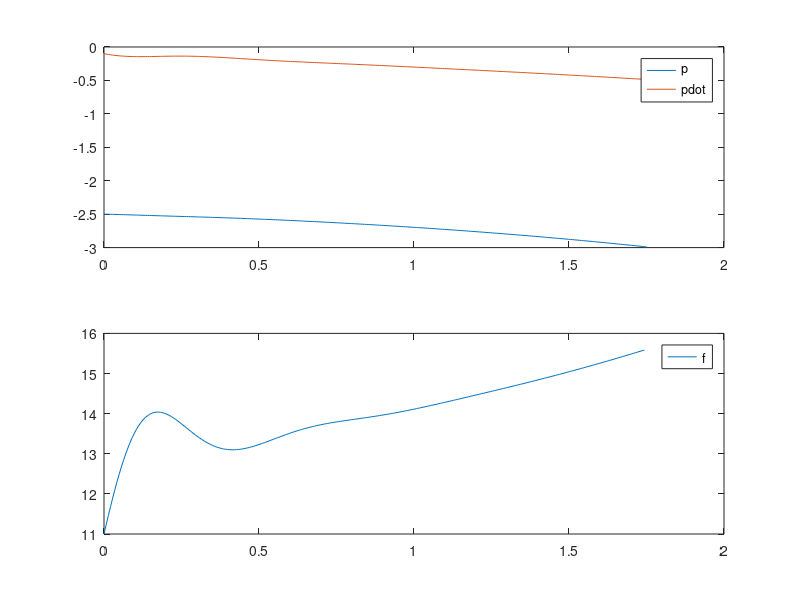

MATLAB code to generate this figure:
function startercode053820
[T,X,U,XFORDISPLAY] = RunSimulation;
PlotResults(T,X,U);
p = mat2str(XFORDISPLAY(1),8)
pdot = mat2str(XFORDISPLAY(2),8)
end

function [actuators,data] = initControlSystem(sensors,references,parameters,data)
%%%%%%%%%%%%%%%%%%
% MODIFY
% 3*pDD-pD-5*p+1==f
data.A = [0, 1; 5/3, 1/3];
data.B = [0; 1/3];
data.C = [1, 0];
data.xhat = [0; 0];
data.u = 0;

pcon = [-2, -1];
pobs = [-6, -3];

data.K = acker(data.A, data.B, pcon);
data.L = acker(data.A', data.C', pobs)';
data.K
data.L
%
%%%%%%%%%%%%%%%%%%
[actuators,data] = runControlSystem(sensors,references,parameters,data);
end

function [actuators,data] = runControlSystem(sensors,references,parameters,data)
%%%%%%%%%%%%%%%%%%
% MODIFY
pE = -2;
fE = -5*pE+1;
u = -data.K*data.xhat;
y = sensors.pdot;
%y = sensors.p - pE;
data.xhat=data.xhat+(data.A*data.xhat+data.B*u-data.L*(data.C*data.xhat-y))*parameters.tStep;
actuators.f = u + fE;
%
%%%%%%%%%%%%%%%%%%
end

function [T,X,U,XFORDISPLAY] = RunSimulation
[t,x,tStep,nSteps,nStepsForDisplay] = InitSimulation;
T = t;
X = x;
U = [];
controller.init = @initControlSystem;
controller.run = @runControlSystem;
controller.sensors = GetSensors(t,x);
controller.references = struct;
controller.parameters = struct('tStep',tStep);
controller.data = struct;
[controller.actuators,controller.data] = ...
    controller.init(controller.sensors, ...
                    controller.references, ...
                    controller.parameters, ...
                    controller.data);
for iStep = 1:nSteps
    u = GetInput(controller.actuators);
    [t,x] = ode45(@(t,x) GetXDot(t,x,u),[t t+tStep],x);
    t = t(end);
    x = x(end,:)';
    controller.sensors = GetSensors(t,x);
    [controller.actuators,controller.data] = ...
    controller.run(controller.sensors, ...
                    controller.references, ...
                    controller.parameters, ...
                    controller.data);
    T = [T t];
    X = [X x];
    U = [U u];
    if iStep==nStepsForDisplay
        XFORDISPLAY = x;
    end
end
end

function [t,x,tStep,nSteps,nStepsForDisplay] = InitSimulation
t = 0;
x = [-2.50; -0.10];
tStep = 0.007;
nStepsForDisplay = 25;
nSteps = 250;
end

function u = GetInput(actuators)
u = actuators.f;
end

function sensors = GetSensors(t,x)
sensors.t = t;
sensors.pdot = x(2);
end

function xdot = GetXDot(t,x,u)
xdot = [x(2); (1/3)*(-(-1*x(2)+-5*x(1)+1)+u(1))];
end

function PlotResults(T,X,U)
clf;
subplot(2,1,1);
plot(T,X);
legend('p','pdot');
subplot(2,1,2);
plot(T(1:end-1),U);
legend('f');
end
